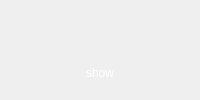
                       <widget class="QWidget" name="tab_5">
                        <attribute name="title">
                         <string>电网数据</string>
                        </attribute>
                        <layout class="QVBoxLayout" name="verticalLayout_27">
                         <item>
                          <layout class="QVBoxLayout" name="verticalLayout_26">
                           <item>
                            <widget class="QPushButton" name="btn_img_4">
                             <property name="minimumSize">
                              <size>
                               <width>150</width>
                               <height>40</height>
                              </size>
                             </property>
                             <property name="styleSheet">
                              <string notr="true">QPushButton{
	background-color: rgba(255, 170, 0,0);
border-radius:3px;
border-radius:3px;
	font: 9pt &quot;等线&quot;;
color: rgb(255, 255, 255);}

QPushButton:hover{
	background-color: rgba(255, 170, 0,0);
border-radius:3px;
border-radius:3px;
font: 9pt &quot;等线&quot;;
padding-left:3px;
padding-top:3px;
color: rgb(255, 255, 255);}
</string>
                             </property>
                             <property name="text">
                              <string/>
                             </property>
                             <property name="icon">
                              <iconset resource="image/image.qrc">
                               <normaloff>:/icon/btn345.gif</normaloff>:/icon/btn345.gif</iconset>
                             </property>
                             <property name="iconSize">
                              <size>
                               <width>140</width>
                               <height>40</height>
                              </size>
                             </property>
                            </widget>
                           </item>
                           <item>
                            <widget class="QWidget" name="widget_20" native="true">
                             <layout class="QHBoxLayout" name="horizontalLayout_25">
                              <item>
                               <widget class="QLabel" name="label_4">
                                <property name="styleSheet">
                                 <string notr="true">color: rgb(255, 255, 255);</string>
                                </property>
                                <property name="text">
                                 <string>show</string>
                                </property>
                                <property name="alignment">
                                 <set>Qt::AlignCenter</set>
                                </property>
                               </widget>
                              </item>
                             </layout>
                            </widget>
                           </item>
                          </layout>
                         </item>
                        </layout>
                       </widget>
